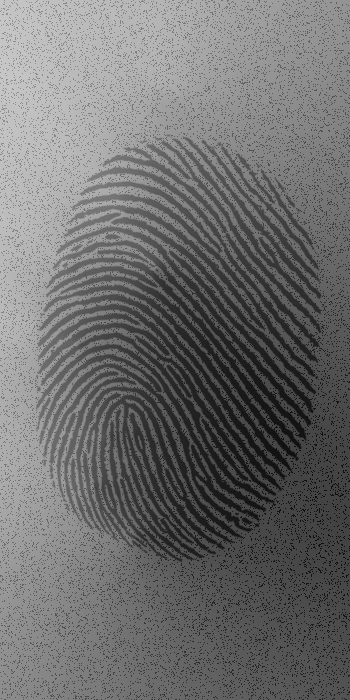
%> input picture LB4/fingerprint.png, 350 x 700 px
$ octave Ex4.m   (GNU Octave 9; MATLAB toolbox functions it lacks are replaced by stand-ins)
%> lines starting %> are read from the running program, lines starting %| are printed output that depends on the picture; in (x1, y1, x2, y2) boxes, pixels count from 0 and x2, y2 are one past the last pixel; in counts of white or black regions, pixels touching at a corner belong together; the program's own positions count from 1
### LB4/MyAdaptiveThresholding.m
function SegImg = MyAdaptiveThresholding(img, sigma, threshold)
    tmp_img = double(img);
    weights = imgaussfilt(tmp_img,sigma).*threshold;
    SegImg = tmp_img > double(weights);
end

### LB4/Ex4.m
%% 4.1.b

clc, clear variables, close all, format compact;

img = imread('fingerprint.png');
%> img is the input picture: size 700x350 uint8; min 12, max 199, mean 110.8

subplot(141);
imshow(img);
title('Image');

subplot(142);
se = strel('disk',1);
% se = offsetstrel('ball',1,5);
BW = imcomplement(img);
img_erode = imerode(BW,se);
img_dilate = imdilate(img_erode,se);
BW = imcomplement(img_dilate);
imshow(BW,[]);

subplot(143)
BW = imcomplement(BW);
% BW = imbinarize(BW, 'adaptive');
seg_img = MyAdaptiveThresholding(BW,4,0.94);
%> in MyAdaptiveThresholding, `weights = imgaussfilt(tmp_img,sigma).*threshold;`:
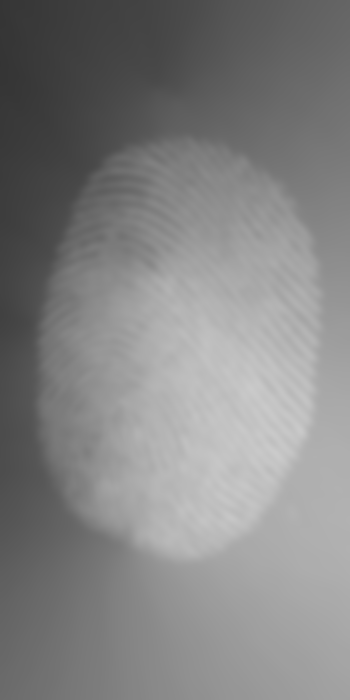
%> weights: size 700x350 double; min 52.93, max 203, mean 130.9
%> in MyAdaptiveThresholding, `SegImg = tmp_img > double(weights);`:
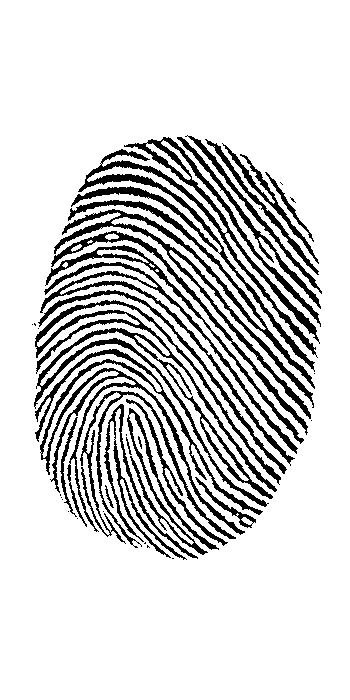
%> SegImg: size 700x350 logical; 83.4% white; 40 black regions (18 under 20 px), largest, box (x1, y1, x2, y2) and area: (71, 137, 321, 372) 6858, (34, 300, 281, 507) 5927, (54, 200, 315, 419) 5058
imshow(seg_img,[])

subplot(144)
BW2 = imcomplement(seg_img);
BW3 = bwmorph(BW2,'thin',3);
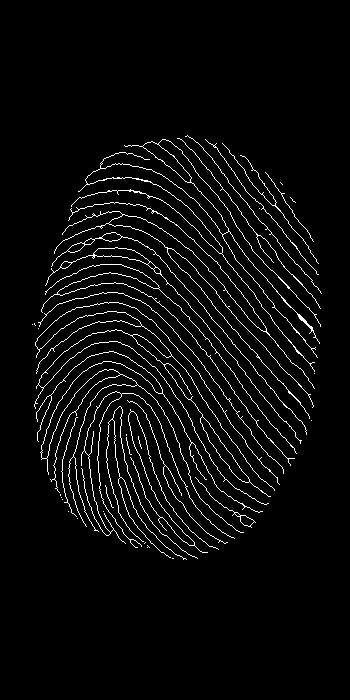
%> BW3: size 700x350 logical; 4% white in thin lines or dots, all inside (x1, y1, x2, y2) = (32, 135, 322, 560)
imshow(BW3,[])

%% 4.1.c

clc, clear variables, close all, format compact;

img = imread('balls.png');
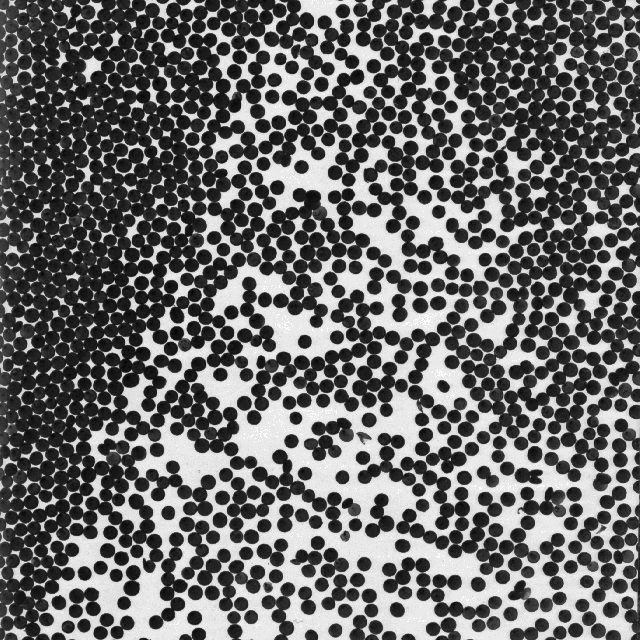
%> input picture LB4/balls.png, 640 x 640 px
%> img is the input picture: size 640x640x3 uint8; min 0, max 255, mean 104.7

subplot(141);
imshow(img,[]);
title('Image');

subplot(142);
img_gray = rgb2gray(img);
level = graythresh(img_gray);
%> level = 0.496
BW = imbinarize(img_gray,level);
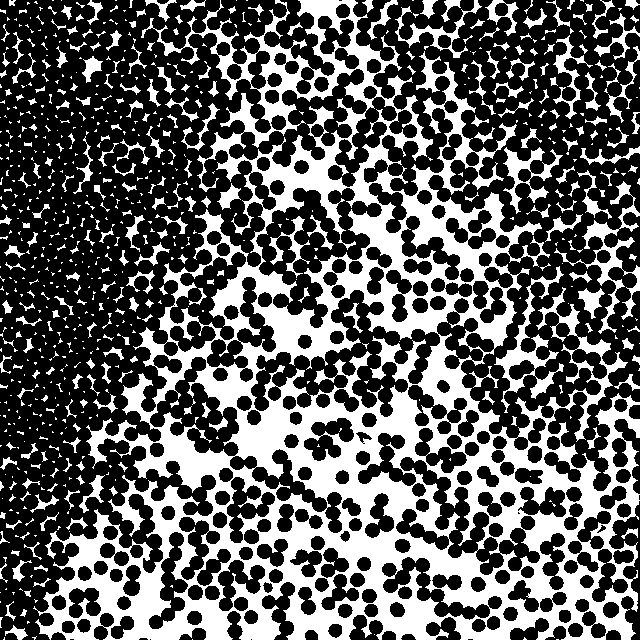
%> BW: size 640x640 logical; 36.4% white; 776 white regions (486 under 20 px), largest, box (x1, y1, x2, y2) and area: (33, 0, 640, 640) 118743, (554, 181, 640, 334) 2110, (494, 266, 564, 413) 1992
BW2 = imcomplement(BW);
se = strel('disk',5);
BW3 = imerode(BW2,se);
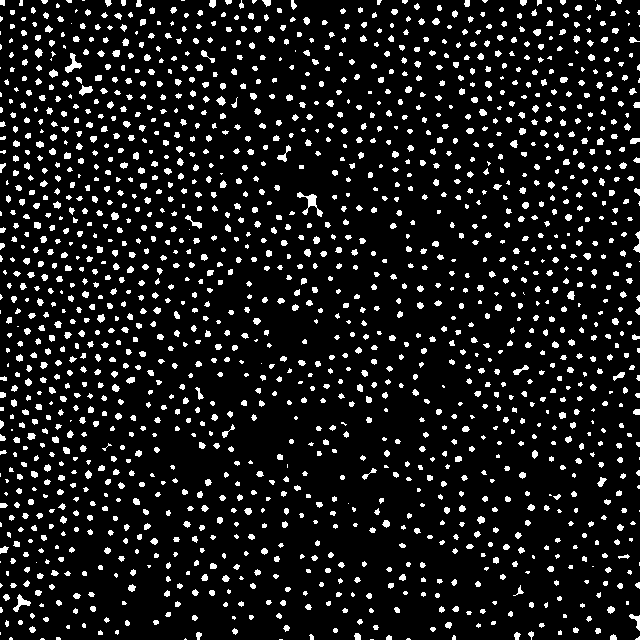
%> BW3: size 640x640 logical; 9.9% white; 1657 white regions (445 under 20 px), largest, box (x1, y1, x2, y2) and area: (297, 192, 323, 217) 195, (65, 53, 82, 73) 138, (13, 594, 31, 612) 119
[L,N] = bwlabel(BW3,4);
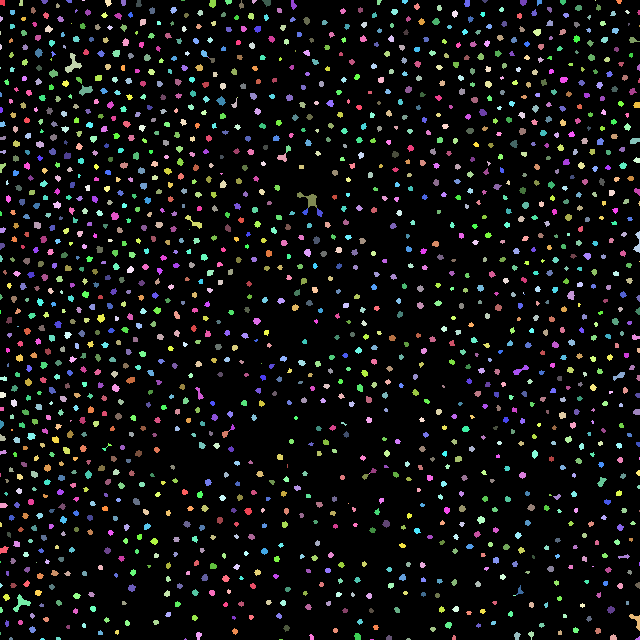
%> L: size 640x640 double; 1673 distinct labels, from 0 to 1672; one colour per label, 0 black
%> N = 1672
imshow(BW3,[]);

fprintf("The counting says: %g\n",N);
%| The counting says: 1672
